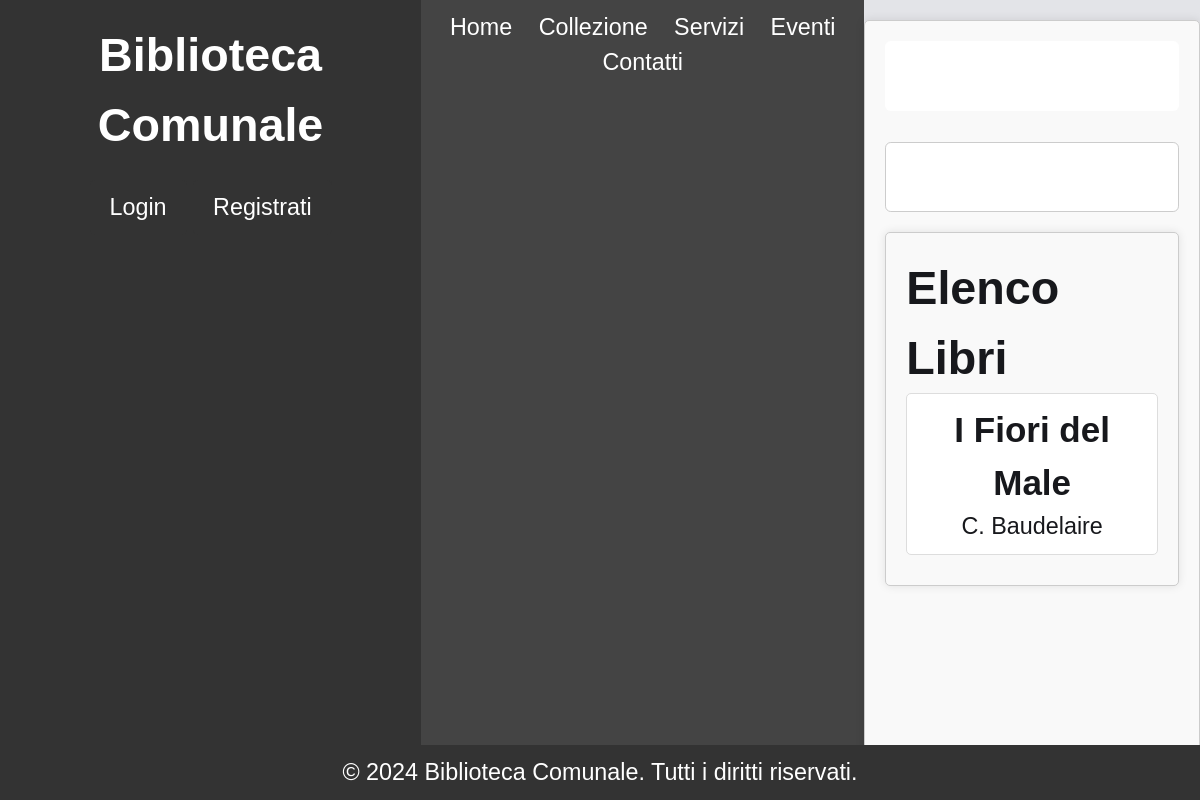
Page /collezione on the earlier database version.
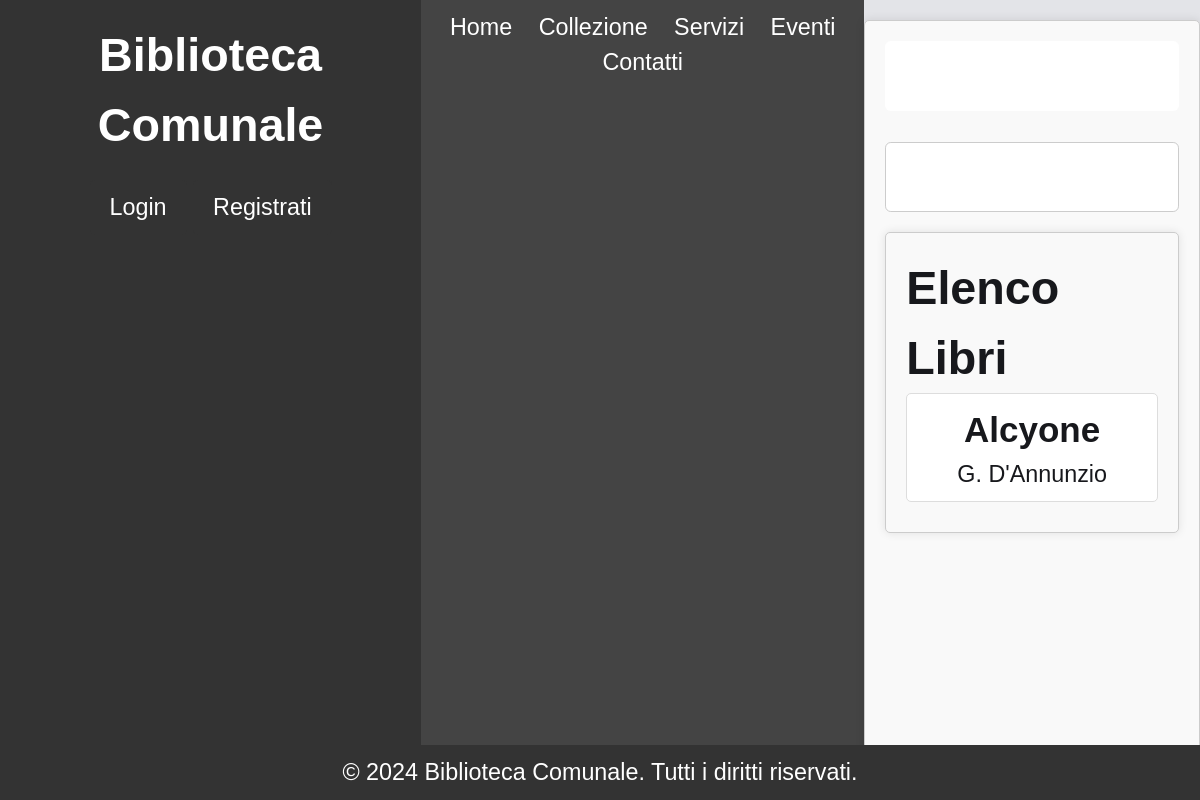
Same page on the later database version.
### tables this page shows
CREATE TABLE Libro (
ISBN		smallint (13) primary key,
Titolo		varchar	 (100),
Autore 		varchar  (100),
N_Copie	        varchar  (100),
disponibilità	boolean
CHECK (LENGTH(ISBN) == 13)		
);

### biblioteca.py (the view)
@app.route('/collezione')
def collezione ():
    connection = sqlite3.connect('biblioteca.db') #cambiare il nome del database nel caso
    connection.row_factory=sqlite3.Row
    posts = connection.execute ('SELECT * FROM Libro').fetchall() #same goes for tabella
    connection.close()
    return render_template ('collezione.html',posts=posts)

### templates/collezione.html (shortened to what this page needs)
{%extends "layout.html"%}
{%block head%}
{{super ()}}
<link href="../static/barra.css" rel="stylesheet" type="text/css"/>
{%endblock%}
{%block content%}
<form action="">
	<input id="search" type="search">
  <input type="submit">
</form>
<div class="container">
    <h1>Elenco Libri</h1>
    {% for post in posts %}
    <div class="section">
      <div class="book">
        <h2>{{post.Titolo}}</h2>
        <p>{{post.Autore}}</p>
      </div>
    </div>
    {%endfor%}
</div>
{%endblock%}

### templates/layout.html (shortened to what this page needs)
<!DOCTYPE html>
<html lang="it">
<head>
    {%block head%}
  <link href="../static/style.css" rel="stylesheet" type="text/css"/>
  {%endblock%}
</head>
<body>
  <header>
      <div>
        <h1 style="margin: 0;">Biblioteca Comunale</h1>
      </div>
      <div>
        <a href="{{ url_for ('login')}}" class="button">Login</a>
        <a href="{{ url_for ('signup')}}" class="button">Registrati</a>
      </div>
  </header>
  <nav>
    <a href="{{ url_for ('index')}}">Home</a>
    <a href="{{ url_for ('collezione')}}">Collezione</a>
    <a href="#">Servizi</a>
    <a href="#">Eventi</a>
    <a href="#">Contatti</a>
  </nav>
  <div class="container">
    {%block content%}
    {%endblock%}
  </div>
  <footer>
    <p>&copy; 2024 Biblioteca Comunale. Tutti i diritti riservati.</p>
  </footer>
</body>
</html>

### static/style.css (style rules this page uses)
.container { max-width: 400px; margin: 50px auto; padding: 20px; background-color: #fff; border-radius: 8px; box-shadow: 0 0 10px rgba(0,0,0,0.1); }
h2 { text-align: center; }
input[type="text"], input[type="password"], input[type="email"], input[type="submit"] { width: 100%; padding: 10px; margin: 10px 0; border: 1px solid #ccc; border-radius: 5px; box-sizing: border-box; }
input[type="submit"] { background-color: #333; color: #fff; cursor: pointer; }
p { text-align: center; }
.button { display: inline-block; padding: 10px 20px; margin-top: 20px; background-color: #333; color: #fff; text-decoration: none; border-radius: 5px; transition: background-color 0.3s ease; }
body { font-family: Arial, sans-serif; margin: 0; padding: 0; background-color: #f2f2f2; }
header { background-color: #333; color: #fff; padding: 20px; text-align: center; }
nav { background-color: #444; color: #fff; text-align: center; padding: 10px; }
nav a { color: #fff; text-decoration: none; margin: 0 10px; }
.container { max-width: 800px; margin: 20px auto; padding: 20px; background-color: #fff; border-radius: 8px; box-shadow: 0 0 10px rgba(0,0,0,0.1); }
footer { background-color: #333; color: #fff; padding: 10px 20px; text-align: center; position: fixed; bottom: 0; width: 100%; }

### static/barra.css (style rules this page uses)
* { border: 0; box-sizing: border-box; margin: 0; padding: 0; }
:root { --bg: #e3e4e8; --fg: #17181c; --input: #ffffff; --primary: #255ff4; --dur: 1s; font-size: calc(16px + (24 - 16)*(100vw - 320px)/(1280 - 320)); }
body, input { color: var(--fg); font: 1em/1.5 Hind, sans-serif; }
body { background: var(--bg); display: flex; height: 100vh; }
form, input, .caret { margin: auto; }
form { position: relative; width: 100%; max-width: 17em; }
input, .caret { display: block; transition: all calc(var(--dur) * 0.5) linear; }
input { background: transparent; border-radius: 50%; box-shadow: 0 0 0 0.25em inset; caret-color: var(--primary); width: 2em; height: 2em; -webkit-appearance: none; -moz-appearance: none; appearance: none; }
input:focus, input:valid { background: var(--input); border-radius: 0.25em; box-shadow: none; padding: 0.75em 1em; transition-duration: calc(var(--dur) * 0.25); transition-delay: calc(var(--dur) * 0.25); width: 100%; height: 3em; }

### templates/collezione.html (style rules this page uses)
body { font-family: Arial, sans-serif; margin: 0; padding: 0; }
.container { max-width: 800px; margin: 20px auto; padding: 20px; border: 1px solid #ccc; border-radius: 5px; background-color: #f9f9f9; }
.book { margin-bottom: 10px; padding: 10px; border: 1px solid #ddd; border-radius: 5px; background-color: #fff; }
.book h2 { margin-top: 0; }

Differences in the rows shown:
removed Libro: Titolo "I Fiori del Male", Autore "C. Baudelaire"
added Libro: Titolo "Alcyone", Autore "G. D'Annunzio"
